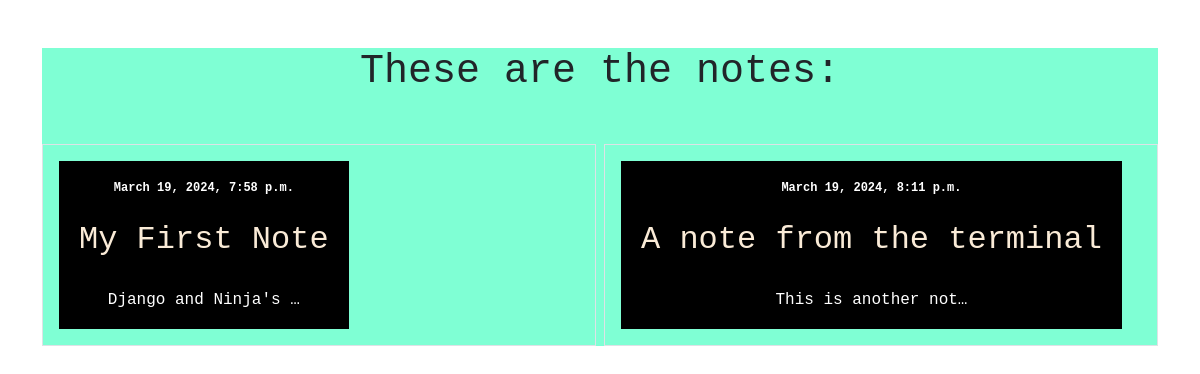
Before: /smart/notes/ with the older database file.
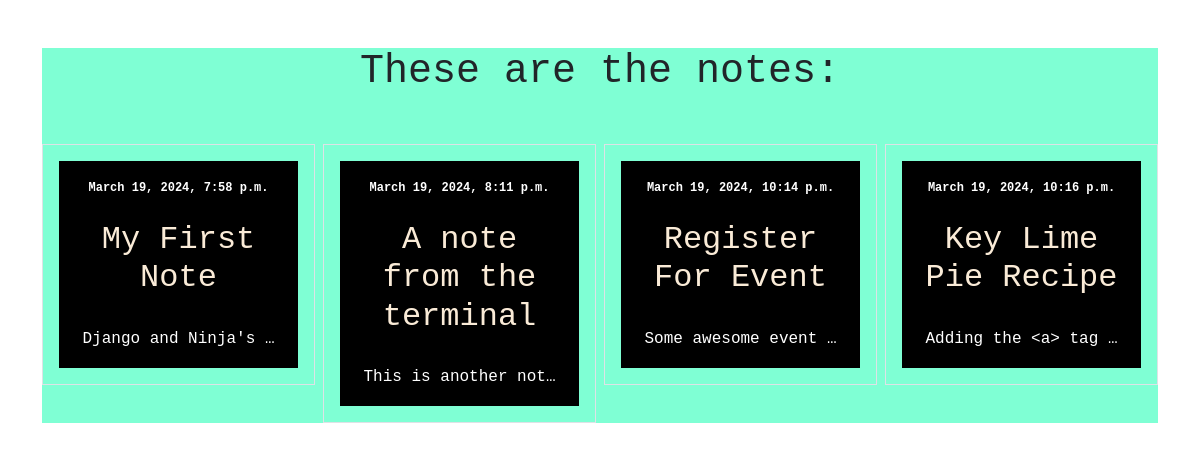
After: the same page with the newer database file.
### notes/models.py (models this page shows)
class Notes(models.Model):
    title = models.CharField(max_length = 200)
    text = models.TextField()
    created = models.DateTimeField(auto_now_add = True)

### notes/views.py (the view)
# urls.py: path('notes/', views.NotesListView.as_view(), name="notes.list"),
class NotesListView(ListView):
    model = Notes
    context_object_name = "notes" # this is our whole end point. Now we just need to change our end point url.
    template_name = "notes/notes_list.html"

### notes/templates/notes/notes_list.html
{% extends "base.html" %}
{% block content %}
    <div class = "wrapper">
        <h1 class="my-5 main_header">These are the notes:</h1>
        <div class = "row row-cols3 g-2">
            {% for note in notes %}
            <div class="col">
                <div class="p-3 border">
                    <table>
                        <tr>
                            <th>
                                <p><sup>{{note.created}}</sup></p>
                                <a href="{% url 'notes.detail' pk=note.id %}"><h2>{{note.title}}</h2></a>
                            </th>
                        </tr>
                        <tr>
                            <td>
                                <p>{{note.text|truncatechars:20}}
                                </p>
                            </td>
                        </tr>
                    </table>
                </div>
            </div>
            {% endfor %}
        </div>
    </div>
{% endblock %}

### static/templates/base.html (shortened to what this page needs)
{% load static %}
<!DOCTYPE html>
<html>
    <head>
        <link rel="stylesheet" type = "text/css" href="{% static 'css/style.css' %}"/>
        <link rel="stylesheet" href="https://cdn.jsdelivr.net/npm/bootstrap@5.3.2/dist/css/bootstrap.min.css">
    </head>
    <body>
        <div class ="my-5 text-center container">
        {% block content %}
        {% endblock %}
        </div>
    </body>
</html>

### static/css/style.css (style rules this page uses)
body .wrapper { font-family: 'Courier New', Courier, monospace; padding: 50; background-color:aquamarine; }
table { background-color:black; color: white; }
th { padding: 20px; }
a:link { text-decoration: none; color: antiquewhite; }

Changed rows visible on the page:
added Notes: created "March 19, 2024, 10:14 p.m.", title "Register For Event", text "Some awesome event …"
added Notes: created "March 19, 2024, 10:16 p.m.", title "Key Lime Pie Recipe", text "Adding the <a> tag …"
